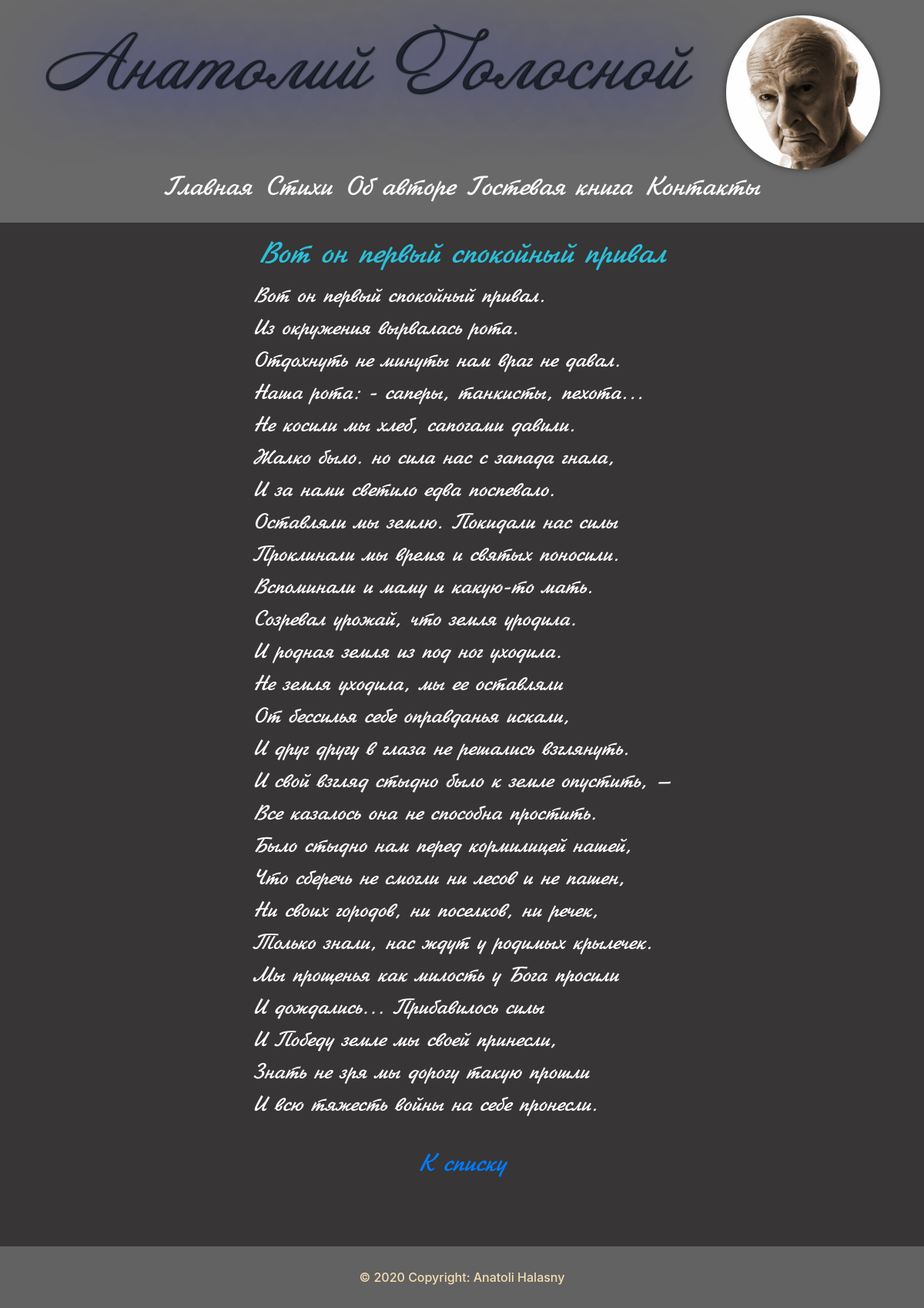
Page /27 on the committed database.
### tables this page shows
CREATE TABLE verses(
id INTEGER PRIMARY KEY AUTOINCREMENT,
title TEXT NOT NULL,
content TEXT NOT NULL
);

### app.py (the view)
@app.route('/<int:verse_id>')
def verse(verse_id):
    verse = get_verse(verse_id)
    return render_template('verse.html', verse=verse)

### app.py (called while the page is built)
def get_db_connection():
    conn = sqlite3.connect('database.db')
    conn.row_factory = sqlite3.Row
    return conn

def get_verse(verse_id):
    conn = get_db_connection()
    verse = conn.execute('SELECT * FROM verses WHERE id = ?', (verse_id,)).fetchone()
    conn.close()
    if verse is None:
        abort(404)
    return verse

### templates/verse.html
{% extends 'base.html' %}
{% block content %}
    <h2>{% block title %}{{ verse['title'] }}{% endblock %}</h2>
    <div class="verse_content">
        <p class="main-verse">{{ verse['content'] }}</p>
    </div>
    <p class="list"><a href="{{ '/verses' }}">К списку</a></p>
{% endblock %}

### static/css/style.css (style rules this page uses)
* { margin: 0; padding: 0; }
body { background-color: #373535; min-height: 100%; position: relative; }
.verse_content { display: flex; justify-content: center; }
.main-verse { text-align: left; font-size: 28px; font-weight: 500; font-family: Jikharev, serif; color: white; white-space: pre-wrap; }
h2 { color: #2cbed9; text-align: center; margin-top: 20px; font-family: Jikharev, serif; font-size: 40px; }
.list { color: #ecc5c5; text-align: center; margin-top: 16px; font-family: Jikharev, serif; font-size: 33px; }

### rows in the picture
verses: title "Вот он первый спокойный привал", content "Вот он первый спокойный привал. Из окружения вырвалась рота. Отдохнуть не минуты нам враг не давал. Наша рота: - саперы, танкисты, пехота... Не косили мы хлеб, сапогами давили. Жалко было. но сила нас с запада гнала, И за нами светило едва поспевало. Оставляли мы землю. Покидали нас силы Проклинали мы время и святых поносили. Вспоминали и маму и какую-то мать. Созревал урожай, что земля уродила. И родная земля из под ног уходила. Не земля уходила, мы ее оставляли От бессилья себе оправданья искали, И друг другу в глаза не решались взглянуть. И свой взгляд стыдно было к земле опустить, — Все казалось она не способна простить. Было стыдно нам перед кормилицей нашей, Что сберечь не смогли ни…"
